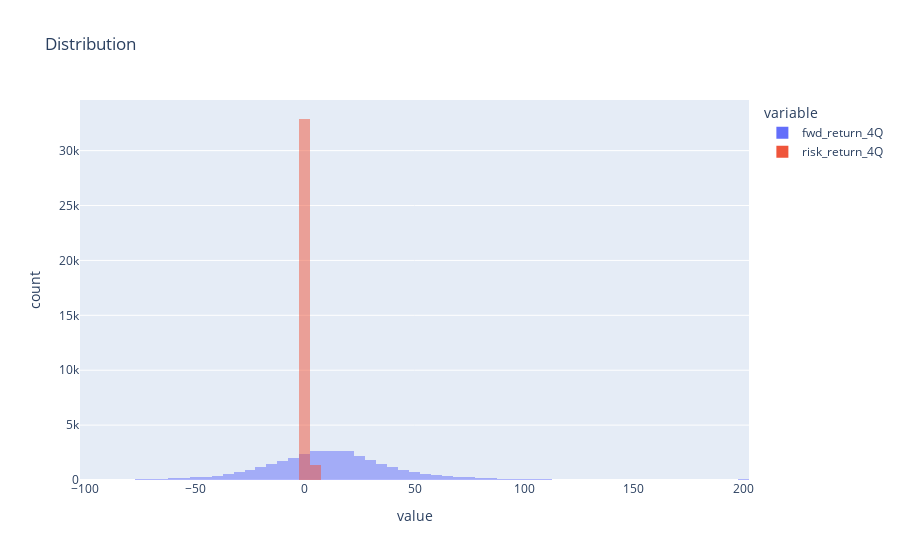

Notebook source saved alongside this figure:
### Code cell
df = data.with_columns(
    pl.col("fwd_return_4Q").clip(-200, 200).alias("fwd_return_4Q"),
    pl.col("risk_return_4Q").clip(-100, 100).alias("risk_return_4Q"),
)
fig = px.histogram(
    df, x=["fwd_return_4Q", "risk_return_4Q"], title="Distribution", nbins=100, barmode="overlay"
)
fig.show()

### Figure 1 — Plotly figure (JSON) as saved in the notebook; plotly's stock layout.template omitted (floating-point values rounded to 4 significant figures; data arrays with more than 128 entries replaced by an {"elided": "..."} marker saying what was removed)
{"data": [{"alignmentgroup": "True", "bingroup": "x", "hovertemplate": "variable=fwd_return_4Q<br>value=%{x}<br>count=%{y}<extra></extra>", "legendgroup": "fwd_return_4Q", "marker": {"color": "#636efa", "opacity": 0.5, "pattern": {"shape": ""}}, "name": "fwd_return_4Q", "nbinsx": 100, "offsetgroup": "fwd_return_4Q", "orientation": "v", "showlegend": true, "type": "histogram", "x": {"elided": "36491 float values"}, "xaxis": "x", "yaxis": "y"}, {"alignmentgroup": "True", "bingroup": "x", "hovertemplate": "variable=risk_return_4Q<br>value=%{x}<br>count=%{y}<extra></extra>", "legendgroup": "risk_return_4Q", "marker": {"color": "#EF553B", "opacity": 0.5, "pattern": {"shape": ""}}, "name": "risk_return_4Q", "nbinsx": 100, "offsetgroup": "risk_return_4Q", "orientation": "v", "showlegend": true, "type": "histogram", "x": {"elided": "36491 float values"}, "xaxis": "x", "yaxis": "y"}], "layout": {"barmode": "overlay", "legend": {"title": {"text": "variable"}, "tracegroupgap": 0}, "title": {"text": "Distribution"}, "xaxis": {"anchor": "y", "domain": [0, 1], "title": {"text": "value"}}, "yaxis": {"anchor": "x", "domain": [0, 1], "title": {"text": "count"}}}}
